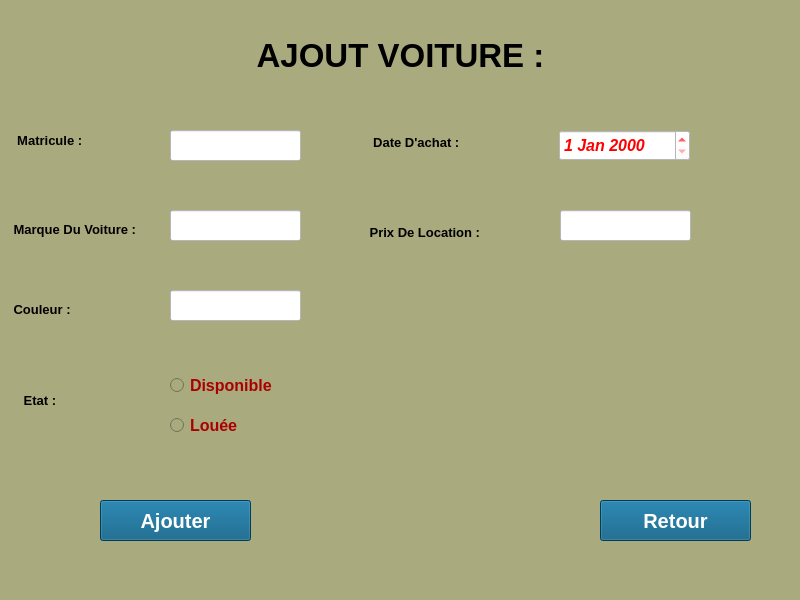
<?xml version="1.0" encoding="UTF-8"?>
<ui version="4.0">
 <class>Form</class>
 <widget class="QWidget" name="Form">
  <property name="geometry">
   <rect>
    <x>0</x>
    <y>0</y>
    <width>800</width>
    <height>600</height>
   </rect>
  </property>
  <property name="windowTitle">
   <string>Form</string>
  </property>
  <property name="styleSheet">
   <string notr="true">background-color: rgb(255, 255, 255);
background-color: rgb(170, 170, 127);</string>
  </property>
  <widget class="QLabel" name="label_2">
   <property name="geometry">
    <rect>
     <x>10</x>
     <y>120</y>
     <width>161</width>
     <height>41</height>
    </rect>
   </property>
   <property name="font">
    <font>
     <pointsize>10</pointsize>
     <weight>75</weight>
     <bold>true</bold>
    </font>
   </property>
   <property name="styleSheet">
    <string notr="true">background-color: rgb(170, 170, 127);</string>
   </property>
   <property name="text">
    <string>  Matricule :</string>
   </property>
  </widget>
  <widget class="QLineEdit" name="lire_matricule">
   <property name="geometry">
    <rect>
     <x>170</x>
     <y>130</y>
     <width>131</width>
     <height>31</height>
    </rect>
   </property>
   <property name="font">
    <font>
     <pointsize>12</pointsize>
     <weight>75</weight>
     <bold>true</bold>
    </font>
   </property>
   <property name="styleSheet">
    <string notr="true">background-color: rgb(255, 255, 255);
color: rgb(255, 0, 0);</string>
   </property>
  </widget>
  <widget class="QLabel" name="label_3">
   <property name="geometry">
    <rect>
     <x>10</x>
     <y>209</y>
     <width>161</width>
     <height>41</height>
    </rect>
   </property>
   <property name="font">
    <font>
     <pointsize>10</pointsize>
     <weight>75</weight>
     <bold>true</bold>
    </font>
   </property>
   <property name="styleSheet">
    <string notr="true">background-color: rgb(255, 255, 255);
background-color: rgb(170, 170, 127);</string>
   </property>
   <property name="text">
    <string> Marque Du Voiture :</string>
   </property>
  </widget>
  <widget class="QLineEdit" name="lire_marque">
   <property name="geometry">
    <rect>
     <x>170</x>
     <y>210</y>
     <width>131</width>
     <height>31</height>
    </rect>
   </property>
   <property name="font">
    <font>
     <pointsize>12</pointsize>
     <weight>75</weight>
     <bold>true</bold>
    </font>
   </property>
   <property name="styleSheet">
    <string notr="true">background-color: rgb(255, 255, 255);
color: rgb(255, 0, 0);</string>
   </property>
  </widget>
  <widget class="QLabel" name="label_4">
   <property name="geometry">
    <rect>
     <x>10</x>
     <y>289</y>
     <width>161</width>
     <height>41</height>
    </rect>
   </property>
   <property name="font">
    <font>
     <pointsize>10</pointsize>
     <weight>75</weight>
     <bold>true</bold>
    </font>
   </property>
   <property name="styleSheet">
    <string notr="true">background-color: rgb(255, 255, 255);
background-color: rgb(170, 170, 127);</string>
   </property>
   <property name="text">
    <string> Couleur :</string>
   </property>
  </widget>
  <widget class="QLineEdit" name="lire_couleur">
   <property name="geometry">
    <rect>
     <x>170</x>
     <y>290</y>
     <width>131</width>
     <height>31</height>
    </rect>
   </property>
   <property name="font">
    <font>
     <pointsize>12</pointsize>
     <weight>75</weight>
     <bold>true</bold>
    </font>
   </property>
   <property name="styleSheet">
    <string notr="true">background-color: rgb(255, 255, 255);
color: rgb(255, 0, 0);</string>
   </property>
  </widget>
  <widget class="QLabel" name="label_5">
   <property name="geometry">
    <rect>
     <x>20</x>
     <y>380</y>
     <width>151</width>
     <height>41</height>
    </rect>
   </property>
   <property name="font">
    <font>
     <pointsize>10</pointsize>
     <weight>75</weight>
     <bold>true</bold>
    </font>
   </property>
   <property name="styleSheet">
    <string notr="true">background-color: rgb(255, 255, 255);
background-color: rgb(170, 170, 127);</string>
   </property>
   <property name="text">
    <string> Etat :</string>
   </property>
  </widget>
  <widget class="QLabel" name="label_6">
   <property name="geometry">
    <rect>
     <x>366</x>
     <y>122</y>
     <width>141</width>
     <height>41</height>
    </rect>
   </property>
   <property name="font">
    <font>
     <pointsize>10</pointsize>
     <weight>75</weight>
     <bold>true</bold>
    </font>
   </property>
   <property name="styleSheet">
    <string notr="true">background-color: rgb(255, 255, 255);
background-color: rgb(170, 170, 127);</string>
   </property>
   <property name="text">
    <string>  Date D'achat : </string>
   </property>
  </widget>
  <widget class="QDateEdit" name="lire_date">
   <property name="geometry">
    <rect>
     <x>559</x>
     <y>130</y>
     <width>131</width>
     <height>31</height>
    </rect>
   </property>
   <property name="font">
    <font>
     <pointsize>12</pointsize>
     <weight>75</weight>
     <italic>true</italic>
     <bold>true</bold>
    </font>
   </property>
   <property name="styleSheet">
    <string notr="true">background-color: rgb(255, 255, 255);
color: rgb(255, 0, 0);</string>
   </property>
  </widget>
  <widget class="QLabel" name="label_7">
   <property name="geometry">
    <rect>
     <x>366</x>
     <y>212</y>
     <width>141</width>
     <height>41</height>
    </rect>
   </property>
   <property name="font">
    <font>
     <pointsize>10</pointsize>
     <weight>75</weight>
     <bold>true</bold>
    </font>
   </property>
   <property name="styleSheet">
    <string notr="true">background-color: rgb(255, 255, 255);
background-color: rgb(170, 170, 127);</string>
   </property>
   <property name="text">
    <string> Prix De Location :</string>
   </property>
  </widget>
  <widget class="QLineEdit" name="lire_location">
   <property name="geometry">
    <rect>
     <x>560</x>
     <y>210</y>
     <width>131</width>
     <height>31</height>
    </rect>
   </property>
   <property name="font">
    <font>
     <pointsize>12</pointsize>
     <weight>75</weight>
     <bold>true</bold>
    </font>
   </property>
   <property name="styleSheet">
    <string notr="true">background-color: rgb(255, 255, 255);
color: rgb(255, 0, 0);</string>
   </property>
  </widget>
  <widget class="QRadioButton" name="boutton_disponible">
   <property name="geometry">
    <rect>
     <x>170</x>
     <y>370</y>
     <width>131</width>
     <height>31</height>
    </rect>
   </property>
   <property name="font">
    <font>
     <pointsize>12</pointsize>
     <weight>75</weight>
     <bold>true</bold>
    </font>
   </property>
   <property name="styleSheet">
    <string notr="true">color: rgb(255, 0, 0);
color: rgb(170, 0, 0);</string>
   </property>
   <property name="text">
    <string>Disponible</string>
   </property>
  </widget>
  <widget class="QRadioButton" name="boutton_louee">
   <property name="geometry">
    <rect>
     <x>170</x>
     <y>410</y>
     <width>131</width>
     <height>31</height>
    </rect>
   </property>
   <property name="font">
    <font>
     <pointsize>12</pointsize>
     <weight>75</weight>
     <bold>true</bold>
    </font>
   </property>
   <property name="styleSheet">
    <string notr="true">color: rgb(255, 0, 0);
color: rgb(170, 0, 0);</string>
   </property>
   <property name="text">
    <string>Louée</string>
   </property>
  </widget>
  <widget class="QPushButton" name="AJOUTER">
   <property name="geometry">
    <rect>
     <x>100</x>
     <y>500</y>
     <width>151</width>
     <height>41</height>
    </rect>
   </property>
   <property name="font">
    <font>
     <pointsize>15</pointsize>
     <weight>75</weight>
     <bold>true</bold>
    </font>
   </property>
   <property name="styleSheet">
    <string notr="true">background-color: rgb(0, 85, 127);
color: rgb(255, 255, 255);</string>
   </property>
   <property name="text">
    <string>Ajouter</string>
   </property>
  </widget>
  <widget class="QPushButton" name="retour">
   <property name="geometry">
    <rect>
     <x>600</x>
     <y>500</y>
     <width>151</width>
     <height>41</height>
    </rect>
   </property>
   <property name="font">
    <font>
     <pointsize>15</pointsize>
     <weight>75</weight>
     <bold>true</bold>
    </font>
   </property>
   <property name="styleSheet">
    <string notr="true">background-color: rgb(0, 0, 127);
color: rgb(255, 255, 255);
background-color: rgb(0, 85, 127);</string>
   </property>
   <property name="text">
    <string>Retour</string>
   </property>
  </widget>
  <widget class="QLabel" name="label">
   <property name="geometry">
    <rect>
     <x>130</x>
     <y>20</y>
     <width>541</width>
     <height>71</height>
    </rect>
   </property>
   <property name="font">
    <font>
     <pointsize>25</pointsize>
     <weight>75</weight>
     <bold>true</bold>
    </font>
   </property>
   <property name="styleSheet">
    <string notr="true">color: rgb(0, 0, 0);</string>
   </property>
   <property name="text">
    <string>AJOUT VOITURE :</string>
   </property>
   <property name="alignment">
    <set>Qt::AlignCenter</set>
   </property>
  </widget>
 </widget>
 <resources/>
 <connections/>
</ui>
